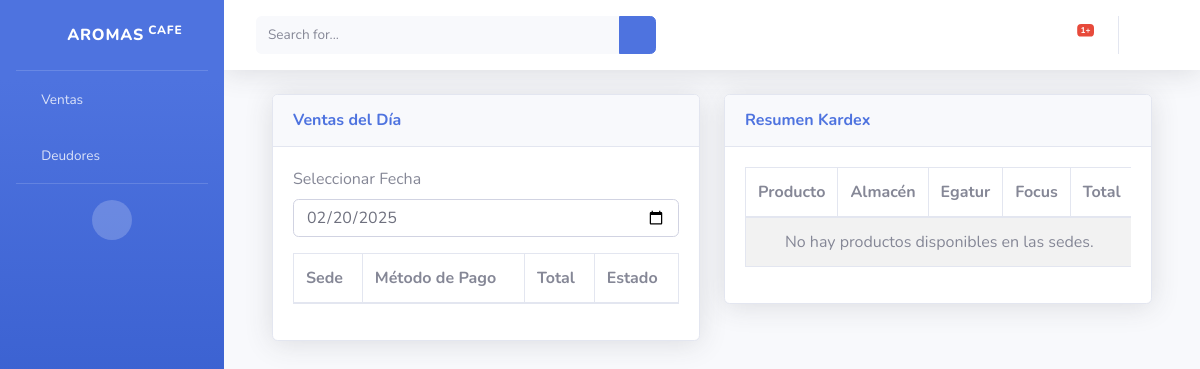
/reportes/, run on an earlier commit of the app's database.
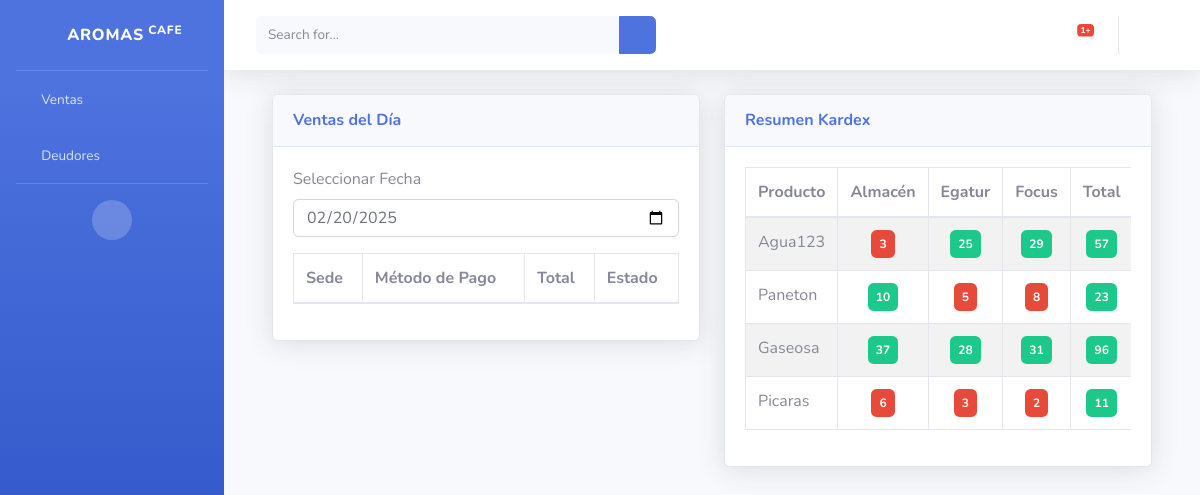
And on a later commit of the database.
### menu/models.py (models this page shows, shortened)
class Producto(models.Model):
    nombre = models.CharField(max_length=150)
    descripcion = models.TextField(blank=True, null=True)
    precio_compra = models.DecimalField(max_digits=10, decimal_places=2)
    precio_venta = models.DecimalField(max_digits=10, decimal_places=2)
    cantidad_stock = models.IntegerField(default=0)

### menu/views.py (the view)
# urls.py: path('reportes/', reportes, name='reportes'),
def reportes(request):
    fecha_str = request.GET.get('fecha', '')  # Capturar la fecha desde la URL
    fecha = parse_date(fecha_str) if fecha_str else date.today()  # Convertir a formato de fecha
    ventas = Venta.objects.filter(fecha__date=fecha)
    kardex = ProductoSede.objects.filter(
        sede_id__in=[1, 2]
    ).select_related('producto', 'sede').values(
        'producto__nombre', 'sede__nombre', 'cantidad_stock'
    )
    productos_kardex = {}
    for item in kardex:
        producto_nombre = item['producto__nombre']
        sede_nombre = item['sede__nombre']
        cantidad_stock = item['cantidad_stock']
        if producto_nombre not in productos_kardex:
            stock_principal = Producto.objects.get(nombre=producto_nombre).cantidad_stock
            productos_kardex[producto_nombre] = {
                'stock_principal': stock_principal,
                'sede1_stock': 0,
                'sede2_stock': 0
            }
        if sede_nombre == 'Egatur':
            productos_kardex[producto_nombre]['sede1_stock'] = cantidad_stock
        elif sede_nombre == 'Focus':
            productos_kardex[producto_nombre]['sede2_stock'] = cantidad_stock
    return render(request, 'reportes.html', {
        'fecha_seleccionada': fecha.strftime('%Y-%m-%d') if fecha else '',  # Mantener la fecha
        'ventas': ventas,
        'kardex': productos_kardex,  # Pasamos el diccionario con los stocks por sede
    })

### menu/templates/reportes.html (shortened to what this page needs)
{% extends "index.html" %}
{% block content %}
<div class="container mt-4">
    <div class="row">
        <div class="col-md-6">
<div class="card shadow mb-4">
    <a href="#ventasCollapse" class="d-block card-header py-3" data-toggle="collapse">
        <h6 class="m-0 font-weight-bold text-primary">Ventas del Día</h6>
    </a>
    <div class="collapse show" id="ventasCollapse">
        <div class="card-body">
            <div class="form-group">
                <label for="fecha">Seleccionar Fecha</label>
                <input type="date" id="fecha" class="form-control" value="{{ fecha_seleccionada }}" onchange="filtrarVentas()">
            </div>
            <div class="table-responsive">
                <table id="ventasTable" class="table table-striped table-bordered">
                    <thead>
                        <tr>
                            <th>Sede</th>
                            <th>Método de Pago</th>
                            <th>Total</th>
                            <th>Estado</th>
                        </tr>
                    </thead>
                </table>
            </div>
        </div>
    </div>
</div>
        </div>
<div class="col-md-6">
    <div class="card shadow mb-4">
        <div class="card-header py-3" data-toggle="collapse" data-target="#kardexCollapse" style="cursor: pointer;">
            <h6 class="m-0 font-weight-bold text-primary">Resumen Kardex</h6>
        </div>
        <div id="kardexCollapse" class="collapse show">
            <div class="card-body">
                <div class="table-responsive">
                    <table id="kardexTable" class="table table-striped table-bordered">
                        <thead>
                            <tr>
                                <th>Producto</th>
                                <th>Almacén</th>
                                <th>Egatur</th>
                                <th>Focus</th>
                                <th>Total</th>
                            </tr>
                        </thead>
                        <tbody>
                        {% for producto, stock in kardex.items %}
                            {% with total_stock=stock.stock_principal|add:stock.sede1_stock|add:stock.sede2_stock %}
                            <tr>
                                <td>{{ producto }}</td>
                                <td class="text-center">
                                    <span class="badge p-2 text-white {% if stock.stock_principal < 10 %} bg-danger {% else %} bg-success {% endif %}">
                                        {{ stock.stock_principal }}
                                    </span>
                                </td>
                                <td class="text-center">
                                    <span class="badge p-2 text-white {% if stock.sede1_stock < 10 %} bg-danger {% else %} bg-success {% endif %}">
                                        {{ stock.sede1_stock }}
                                    </span>
                                </td>
                                <td class="text-center">
                                    <span class="badge p-2 text-white {% if stock.sede2_stock < 10 %} bg-danger {% else %} bg-success {% endif %}">
                                        {{ stock.sede2_stock }}
                                    </span>
                                </td>
                                <td class="text-center">
                                    <span class="badge p-2 text-white {% if total_stock < 10 %} bg-danger {% else %} bg-success {% endif %}">
                                        {{ total_stock }}
                                    </span>
                                </td>
                            </tr>
                            {% endwith %}
                        {% empty %}
                            <tr>
                                <td colspan="5" class="text-center">No hay productos disponibles en las sedes.</td>
                            </tr>
                        {% endfor %}
                        </tbody>
                    </table>
                </div>
            </div>
        </div>
    </div>
</div>
    </div>
</div>
<link rel="stylesheet" href="https://cdn.datatables.net/1.13.4/css/jquery.dataTables.min.css">
<link rel="stylesheet" href="https://cdn.datatables.net/responsive/2.4.0/css/responsive.dataTables.min.css">
{% endblock %}

### menu/templates/index.html (shortened to what this page needs)
{% load static %}
<!DOCTYPE html>
<html lang="en">
<head>
    <link href="{% static 'vendor/fontawesome-free/css/all.min.css' %}" rel="stylesheet" type="text/css">
    <link href="{% static 'css/sb-admin-2.min.css' %}" rel="stylesheet">
</head>
<body id="page-top">
    <div id="wrapper">
        {% include 'panel.html' %}
        <div id="content-wrapper" class="d-flex flex-column">
            <div id="content">
                {% include 'header.html' %}
                <div class="container-fluid">
                    {% block content %}{% endblock %}
                </div>
            </div>
        </div>
    </div>
</body>
</html>

### menu/templates/panel.html (shortened to what this page needs)
<ul class="navbar-nav bg-gradient-primary sidebar sidebar-dark accordion" id="accordionSidebar">
<a class="sidebar-brand d-flex align-items-center justify-content-center" href="{% if user.rol.es_admin %}{% url 'dashboard' %}{% else %}#{% endif %}">
        <div class="sidebar-brand-icon rotate-n-15">
            <i class="fas fa-box"></i>
        </div>
        <div class="sidebar-brand-text mx-3">AROMAS<sup> Cafe</sup></div>
    </a>
    <hr class="sidebar-divider my-0">
    <li class="nav-item">
        <a class="nav-link collapsed" href="#" data-toggle="collapse" data-target="#collapseVentas"
            aria-expanded="true" aria-controls="collapseVentas">
            <i class="fas fa-fw fa-shopping-cart"></i>
            <span>Ventas</span>
        </a>
    </li>
    <li class="nav-item">
    <a class="nav-link" href="{% url 'deudores' %}">
        <i class="fas fa-fw fa-users"></i>
        <span>Deudores</span>
    </a>
    </li>
    <hr class="sidebar-divider d-none d-md-block">
    <div class="text-center d-none d-md-inline">
        <button class="rounded-circle border-0" id="sidebarToggle"></button>
    </div>
</ul>

### menu/templates/header.html (shortened to what this page needs)
<nav class="navbar navbar-expand navbar-light bg-white topbar mb-4 static-top shadow">
    <form
        class="d-none d-sm-inline-block form-inline mr-auto ml-md-3 my-2 my-md-0 mw-100 navbar-search">
        <div class="input-group">
            <input type="text" class="form-control bg-light border-0 small" placeholder="Search for..."
                aria-label="Search" aria-describedby="basic-addon2">
            <div class="input-group-append">
                <button class="btn btn-primary" type="button">
                    <i class="fas fa-search fa-sm"></i>
                </button>
            </div>
        </div>
    </form>
    <ul class="navbar-nav ml-auto">
        <li class="nav-item dropdown no-arrow mx-1">
            <a class="nav-link dropdown-toggle" href="#" id="alertsDropdown" role="button"
                data-toggle="dropdown" aria-haspopup="true" aria-expanded="false">
                <i class="fas fa-bell fa-fw"></i>
                <span class="badge badge-danger badge-counter">1+</span>
            </a>
        </li>
        <li class="nav-item dropdown no-arrow">
            <a class="nav-link dropdown-toggle" href="#" id="userDropdown" role="button"
                data-toggle="dropdown" aria-haspopup="true" aria-expanded="false">
    <i class="fas fa-user-circle fa-lg text-gray-600"></i>
            </a>
        </li>
    </ul>
</nav>

What changed in the data, as far as the page shows it:
added Producto: nombre "Agua123", stock_principal "3", sede1_stock "25", sede2_stock "29", stock "57"
added Producto: nombre "Paneton", stock_principal "10", sede1_stock "5", sede2_stock "8", stock "23"
added Producto: nombre "Gaseosa", stock_principal "37", sede1_stock "28", sede2_stock "31", stock "96"
added Producto: nombre "Picaras", stock_principal "6", sede1_stock "3", sede2_stock "2", stock "11"
Also different on the page:
text no longer shown: "No hay productos disponibles en las sedes."
